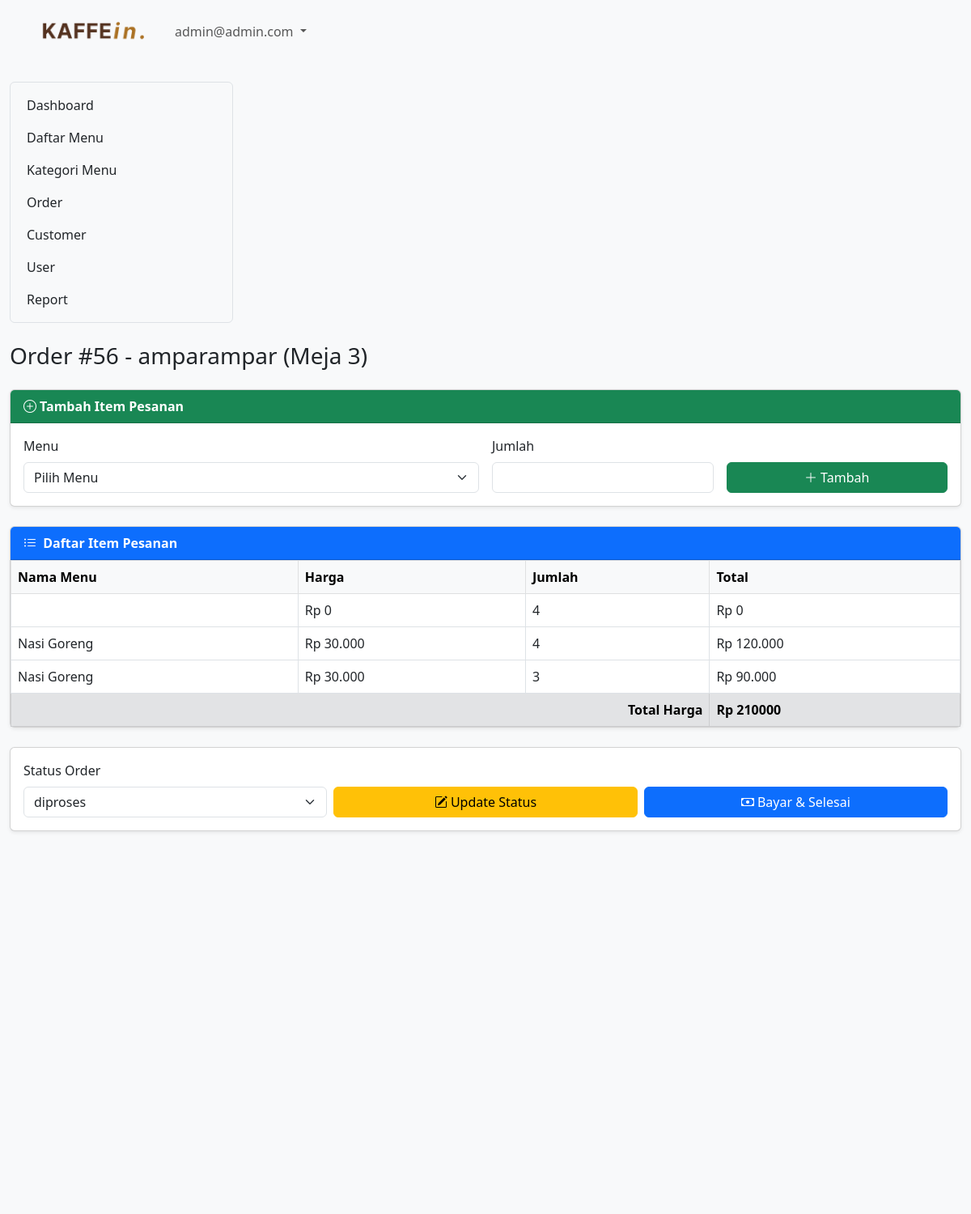
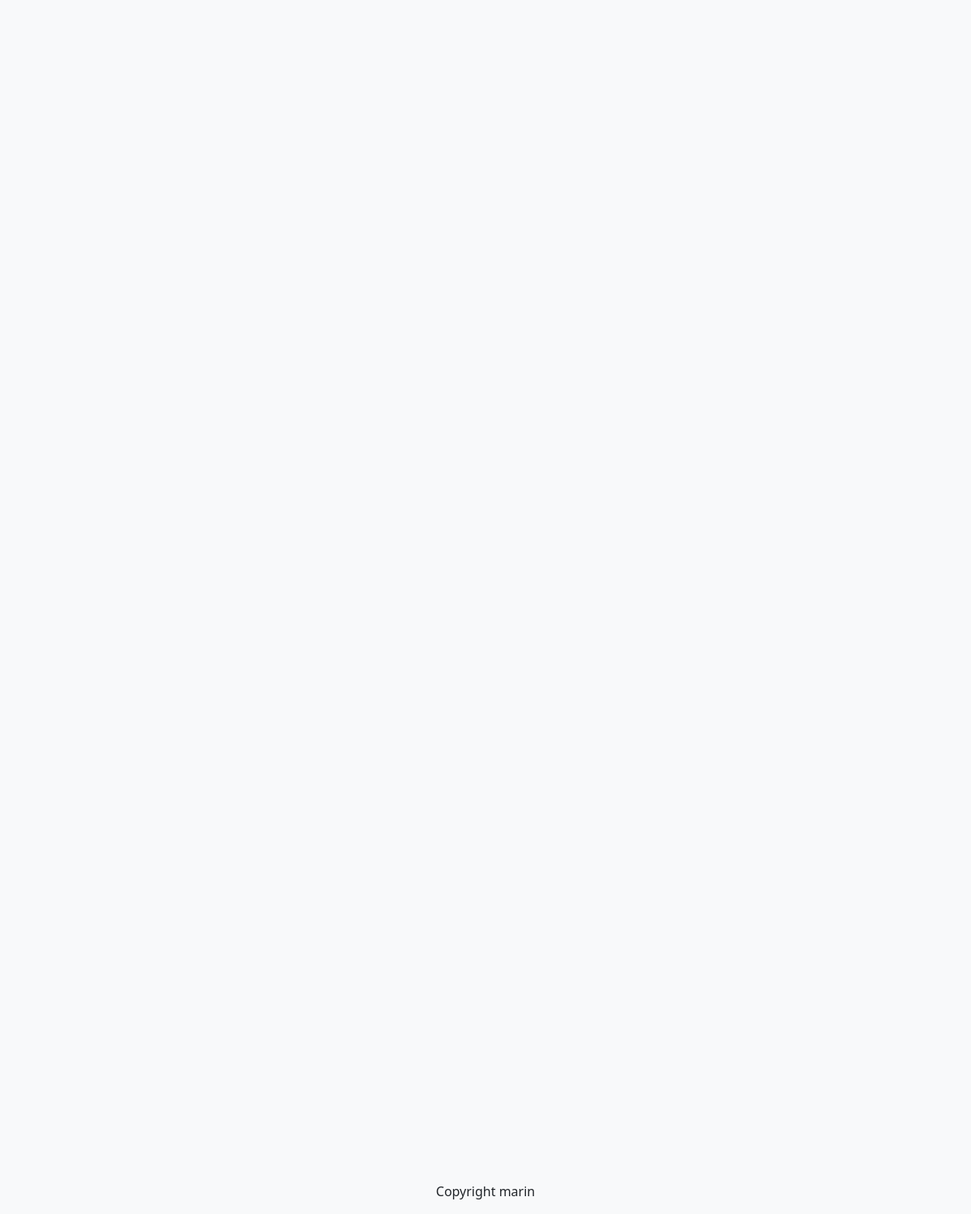
/index.php?x=orderitem&id_order=56 (signed in), run on the app's committed database (2 pictures, top to bottom).
### tables this page shows
CREATE TABLE `tb_user` (
  `id` int(11) NOT NULL,
  `nama` varchar(200) DEFAULT NULL,
  `username` varchar(200) DEFAULT NULL,
  `password` varchar(200) DEFAULT NULL,
  `level` int(1) DEFAULT NULL,
  `nohp` varchar(15) DEFAULT NULL,
  `alamat` varchar(300) DEFAULT NULL
);

CREATE TABLE `tb_order` (
  `id_order` int(10) NOT NULL,
  `id_customer` int(11) DEFAULT NULL,
  `kode_order` varchar(200) DEFAULT NULL,
  `pelanggan` varchar(200) DEFAULT NULL,
  `meja` int(10) DEFAULT NULL,
  `pelayan` int(10) DEFAULT NULL,
  `status` varchar(50) DEFAULT NULL,
  `waktu_order` timestamp NULL DEFAULT NULL,
  `catatan` text DEFAULT NULL,
  `tanggal` date DEFAULT curdate(),
  `total` int(11) DEFAULT NULL
);

CREATE TABLE `tb_list_order` (
  `id_list_order` int(10) NOT NULL,
  `menu` int(10) DEFAULT NULL,
  `order` int(10) DEFAULT NULL,
  `jumlah` int(10) DEFAULT NULL
);

CREATE TABLE `tb_daftar_menu` (
  `id` int(10) NOT NULL,
  `foto` varchar(200) DEFAULT NULL,
  `nama_menu` varchar(200) DEFAULT NULL,
  `keterangan` varchar(200) DEFAULT NULL,
  `kategori` int(10) DEFAULT NULL,
  `harga` varchar(50) DEFAULT NULL,
  `stok` varchar(50) DEFAULT NULL
);

### order_item.php (the view, shortened to what this page needs)
<link href="https://cdn.jsdelivr.net/npm/bootstrap@5.3.3/dist/css/bootstrap.min.css" rel="stylesheet">
<link href="https://cdn.jsdelivr.net/npm/bootstrap-icons@1.10.5/font/bootstrap-icons.css" rel="stylesheet">
<?php
include "proses/connect.php";
$id_order = isset($_GET['id_order']) ? $_GET['id_order'] : null;
$order_query = mysqli_query($conn, "SELECT * FROM tb_order WHERE id_order = '$id_order'");
$order = mysqli_fetch_assoc($order_query);
$item_query = mysqli_query($conn, "
    SELECT tb_list_order.*, tb_daftar_menu.nama_menu, tb_daftar_menu.harga
    FROM tb_list_order
    LEFT JOIN tb_daftar_menu ON tb_list_order.menu = tb_daftar_menu.id
    WHERE tb_list_order.order = '$id_order'
");
$items = [];
while ($item = mysqli_fetch_assoc($item_query)) {
    $items[] = $item;
}
?>
<!DOCTYPE html>
<html lang="en">
<head>
  <link href="https://cdn.jsdelivr.net/npm/bootstrap@5.3.0/dist/css/bootstrap.min.css" rel="stylesheet">
  <link href="https://cdn.jsdelivr.net/npm/bootstrap-icons@1.10.5/font/bootstrap-icons.css" rel="stylesheet">
</head>
<body class="bg-light">
  <div class="container py-4">
    <h3 class="mb-4">Order #<?= $id_order ?> - <?= $order['pelanggan'] ?> (Meja <?= $order['meja'] ?>)</h3>
    <div class="card mb-4 shadow-sm">
      <div class="card-header bg-success text-white">
        <strong><i class="bi bi-plus-circle me-1"></i>Tambah Item Pesanan</strong>
      </div>
      <div class="card-body">
        <form action="proses/proses_tambah_item.php" method="POST" class="row g-3">
          <div class="col-md-6">
            <label class="form-label">Menu</label>
            <select name="id_menu" class="form-select" required>
              <option selected disabled>Pilih Menu</option>
            </select>
          </div>
          <div class="col-md-3">
            <label class="form-label">Jumlah</label>
            <input type="number" name="jumlah" class="form-control" required>
          </div>
          <div class="col-md-3 d-flex align-items-end">
            <button type="submit" name="tambah_item_validate" value="123" class="btn btn-success w-100">
              <i class="bi bi-plus-lg me-1"></i>Tambah
            </button>
          </div>
        </form>
      </div>
    </div>
    <div class="card mb-4 shadow-sm">
      <div class="card-header bg-primary text-white">
        <strong><i class="bi bi-list-ul me-1"></i> Daftar Item Pesanan</strong>
      </div>
      <div class="card-body p-0">
        <table class="table table-bordered mb-0">
          <thead class="table-light">
            <tr>
              <th>Nama Menu</th>
              <th>Harga</th>
              <th>Jumlah</th>
              <th>Total</th>
            </tr>
          </thead>
          <tbody>
            <?php
            $total = 0;
            foreach ($items as $item) {
              $sub_total = $item['harga'] * $item['jumlah'];
              $total += $sub_total;
              echo "<tr>
        <td>{$item['nama_menu']}</td>
        <td>Rp " . number_format($item['harga'], 0, ',', '.') . "</td>
        <td>{$item['jumlah']}</td>
        <td>Rp " . number_format($sub_total, 0, ',', '.') . "</td>
      </tr>";
            }
            ?>
            <tr class="fw-bold table-secondary">
              <td colspan="3" class="text-end">Total Harga</td>
              <td>Rp <?= $total; ?></td>
            </tr>
          </tbody>
        </table>
      </div>
    </div>
    <div class="card mb-4 shadow-sm">
      <div class="card-body">
        <form action="proses/proses_status_bayar.php" method="POST" class="row g-2">
          <div class="col-md-4">
            <label class="form-label">Status Order</label>
            <select name="status" class="form-select">
              <option <?= $order['status'] == "diproses" ? "selected" : ""; ?>>diproses</option>
            </select>
          </div>
          <div class="col-md-4 d-flex align-items-end">
            <button type="submit" name="update_status" value="1" class="btn btn-warning w-100">
              <i class="bi bi-pencil-square me-1"></i>Update Status
            </button>
          </div>
          <div class="col-md-4 d-flex align-items-end">
            <button type="submit" name="bayar" value="1" class="btn btn-primary w-100">
              <i class="bi bi-cash me-1"></i>Bayar & Selesai
            </button>
          </div>
        </form>
      </div>
    </div>
  </div>
</body>
</html>

### header.php (shortened to what this page needs)
<!DOCTYPE html>
<html lang="en">
<head>
    <link href="https://cdn.jsdelivr.net/npm/bootstrap@5.3.0/dist/css/bootstrap.min.css" rel="stylesheet">
</head>
<body>
    <nav class="navbar navbar-expand bg-body-tertiary sticky-top">
        <div class="container-lg">
            <img class="navbar-brand" src="kefein.png" width="150px" href="#"></img>
            <div class="collapse navbar-collapse justify-content-end" id="navbarSupportedContent">
                <ul class="navbar-nav me-auto mb-2 mb-lg-0">
                    <li class="nav-item dropdown">
                        <a class="nav-link dropdown-toggle nav-menu-end" href="#" role="button" data-bs-toggle="dropdown" aria-expanded="false">
                            <?php echo $hasil['username']; ?>
                        </a>
                    </li>
                </ul>
            </div>
        </div>
    </nav>
</body>
</html>

### data on the page
tb_user: username "admin@admin.com"
tb_order: pelanggan "amparampar", meja "3"
tb_list_order: harga "0", jumlah "4", sub_total "0"
tb_list_order: menu.nama_menu "Nasi Goreng", menu.harga "30.000", jumlah "4", sub_total "120.000"
tb_list_order: menu.nama_menu "Nasi Goreng", menu.harga "30.000", jumlah "3", sub_total "90.000"

### other printed values
$id_order "56"
$total "210000"
